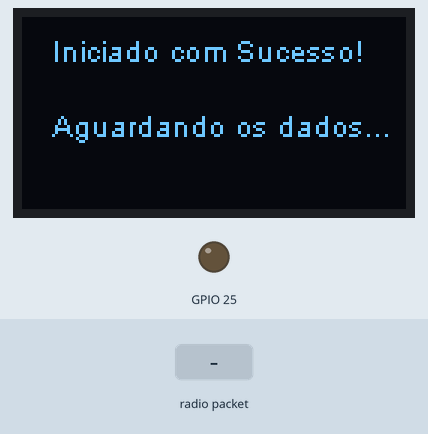
A sketch run on a simulated ESP32. On the bench: 128×64 one-colour display, output pins drawn as LEDs (lit = HIGH). Inputs (shaded band) come from the test bench. What the sketch prints to the serial monitor is not drawn.

Above: at 2.5 s.
2.6 s: radio packet "1" arrives
At 3.6 s:
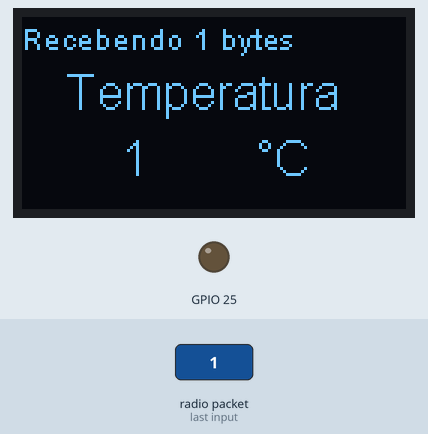
4.6 s: radio packet "0" arrives
At 5.0 s:
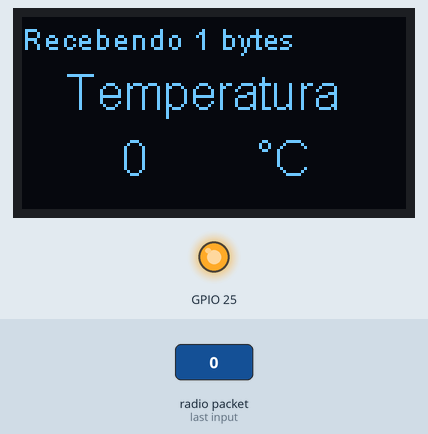
6.6 s: radio packet "2" arrives
At 7.9 s:
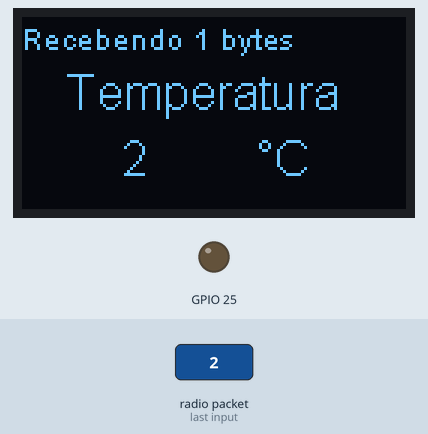
Timing chart, 0 to 9.6 s (numbered marks = the images above; inputs shaded):
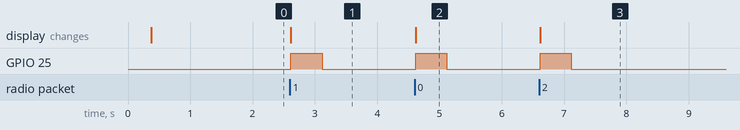

Measured:
- after the input at 2.6 s, GPIO 25: LOW → HIGH at once, → LOW 0.50 s later; the display: changes at once (image 1)
- after the input at 4.6 s, GPIO 25: LOW → HIGH at once, → LOW 0.50 s later; the display: changes at once (image 2)
- after the input at 6.6 s, GPIO 25: LOW → HIGH at once, → LOW 0.50 s later; the display: changes at once (image 3)

The sketch:

receptor.ino
```cpp
#include "heltec.h"

#define BAND    915E6  //Escolha a frequência

String packSize = "--";
String packet ;

/* Protótipo da função */
void LoRaDataPrint();
void cbk(int packetSize);

/*
  Nome da função: LoRaDataPrint
  objetivo: imprime a temperatura e tamanho do pacote recebido no display.
*/
void LoRaDataPrint(){
  Heltec.display->clear();
  Heltec.display->setTextAlignment(TEXT_ALIGN_LEFT);
  Heltec.display->setFont(ArialMT_Plain_10);
  Heltec.display->drawString(0 , 1 , "Recebendo "+ packSize + " bytes");
  Heltec.display->setFont(ArialMT_Plain_16);
  Heltec.display->drawString(15, 16, "Temperatura");
  Heltec.display->drawString(33, 38, packet);
  Heltec.display->drawString(78, 38, "°C");
  Heltec.display->display();
}

/*
  Nome da função: cbk
  recebe como parâmetos um inteiros (packetSize)
  objetivo: recebe a temperatura via LoRa e armazena na variável packet.
*/
void cbk(int packetSize) {
  packet ="";
  packSize = String(packetSize,DEC);
  for (int i = 0; i < packetSize; i++) {
    packet += (char) LoRa.read(); //Atribui um caractere por vez a váriavel packet
  }
  LoRaDataPrint();
}

/******************* função principal (setup) *********************/
void setup()
{
  pinMode(LED,OUTPUT); //inicializa o LED

  Serial.begin(9600);
  Heltec.begin(true /*Habilita o Display*/, true /*Heltec.Heltec.Heltec.LoRa Disable*/, true /*Habilita debug Serial*/, true /*Habilita o PABOOST*/, BAND /*Frequência BAND*/);

  Heltec.display->init();
  Heltec.display->flipScreenVertically();
  Heltec.display->setFont(ArialMT_Plain_10);
  Heltec.display->clear();
  Heltec.display->drawString(10, 5, "Iniciado com Sucesso!");
  Heltec.display->drawString(10, 30, "Aguardando os dados...");
  Heltec.display->display();
  Serial.println("Iniciado com Sucesso!");
  Serial.println("Aguardando os dados...");
  delay(1000);

  LoRa.receive(); // Habilita o rádio LoRa para receber dados
}

/******************* função em loop (loop) *********************/
void loop()
{
  int packetSize = LoRa.parsePacket();
  if (packetSize) { //Verifica se há dados chegando via LoRa
    cbk(packetSize);
    digitalWrite(LED, HIGH);   // Liga o LED
    delay(500);                // Espera 500 milissegundos
    digitalWrite(LED, LOW);    // Desliiga o LED
    delay(500);                // Espera 500 milissegundos
    Serial.print("Recebendo a temperatura: ");
    Serial.print(packet); //Imprime no monitor serial a temperatura
    Serial.println("°C");
  }
  delay(10);
}
```
